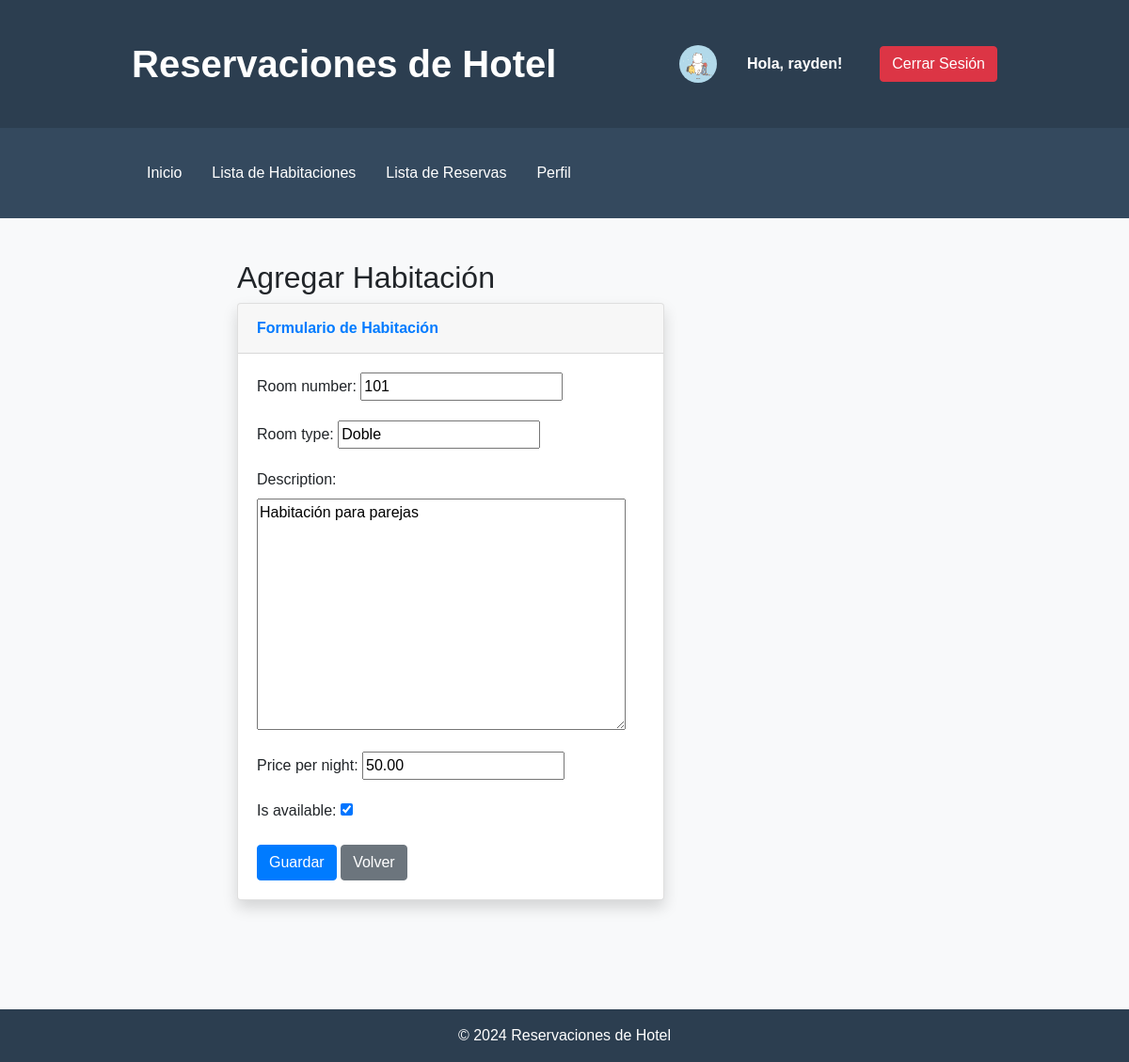
/rooms/update/1/ (signed in), run on the app's committed database.
### reservaciones/models.py (models this page shows, shortened)
class Profile(models.Model):
    user = models.OneToOneField(User, on_delete=models.CASCADE)
    profile_picture = models.ImageField(upload_to='profile_pictures/', null=True, blank=True)

class Room(models.Model):
    room_number = models.CharField(max_length=10)
    room_type = models.CharField(max_length=50)
    description = models.TextField()
    price_per_night = models.DecimalField(max_digits=10, decimal_places=2)
    is_available = models.BooleanField(default=True)

### reservaciones/views.py (the view)
# urls.py: path('rooms/update/<int:pk>/', RoomUpdateView.as_view(), name='room_edit'),
class RoomUpdateView(LoginRequiredMixin, UpdateView):
    model = Room
    form_class = RoomForm
    template_name = 'rooms/room_form.html'
    success_url = reverse_lazy('rooms_list')

### reservaciones/forms.py
class RoomForm(forms.ModelForm):
    class Meta:
        model = Room
        fields = ['room_number', 'room_type', 'description', 'price_per_night', 'is_available']

### reservaciones/templates/rooms/room_form.html (shortened to what this page needs)
{% extends 'index.html' %} {% block title %}Agregar Habitación{% endblock %} {% block content %}
<div class="container">
    <h2>Agregar Habitación</h2>
    <div class="row">
        <div class="col-lg-8">
            <div class="card shadow mb-4">
                <div class="card-header py-3">
                    <h6 class="m-0 font-weight-bold text-primary">Formulario de Habitación</h6>
                </div>
                <div class="card-body">
                    <form method="post" enctype="multipart/form-data">
                        {% csrf_token %} {{ form.as_p }}
                        <button type="submit" class="btn btn-primary btn-icon-split">
                            <span class="text">Guardar</span>
                        </button>
                        <a href="{% url 'rooms_list' %}" class="btn btn-secondary btn-icon-split">
                            <span class="text">Volver</span>
                        </a>
                    </form>
                </div>
            </div>
        </div>
    </div>
</div>
{% endblock %}

### reservaciones/templates/index.html (shortened to what this page needs)
<!DOCTYPE html>
<html lang="es">
<head>
    {% load static %}
    <link rel="stylesheet" href="https://stackpath.bootstrapcdn.com/bootstrap/4.5.2/css/bootstrap.min.css">
    <link rel="stylesheet" href="{% static 'css/styles.css' %}">
</head>
<body class="bg-light">
    <header class="bg-custom-header text-white py-4">
        <div class="container">
            <div class="d-flex justify-content-between align-items-center">
                <h1 class="font-weight-bold">{% block header %}Reservaciones de Hotel{% endblock %}</h1>
                {% if request.user.is_authenticated %}
                <div class="d-flex align-items-center">
                    {% if request.user.profile.profile_picture %}
                    <img src="{{ request.user.profile.profile_picture.url }}" alt="Imagen de perfil"
                        class="rounded-circle mr-2" style="width: 40px; height: 40px;"> {% endif %}
                    <strong class="font-weight-bold py-2 px-4">Hola, {{ request.user.username }}!</strong>
                    <a class="btn btn-danger text-custom-white ml-3 hover-bg-custom-red"
                        href="{% url 'logout' %}">Cerrar Sesión</a>
                </div>
                {% endif %}
            </div>
        </div>
    </header>
    <nav class="bg-custom-nav text-white py-2">
        <div class="container">
            <ul class="nav">
                <li class="nav-item">
                    <a class="nav-link text-custom-white hover-bg-custom-light" href="{% url 'index' %}">Inicio</a>
                </li>
                <li class="nav-item">
                    <a class="nav-link text-custom-white hover-bg-custom-light" href="{% url 'rooms_list' %}">Lista de
                        Habitaciones</a>
                <li class="nav-item">
                    <a class="nav-link text-custom-white hover-bg-custom-light"
                        href="{% url 'list_reservations' %}">Lista de
                        Reservas</a>
                </li>
                </li>
                {% if request.user.is_authenticated %}
                <li class="nav-item">
                    <a class="nav-link text-custom-white hover-bg-custom-light" href="{% url 'profile' %}">Perfil</a>
                </li>
                {% endif %}
            </ul>
        </div>
    </nav>
    <main class="container py-4">
        {% block content %}{% endblock %}
    </main>
    <footer class="bg-custom-header text-white mt-5 py-3">
        <div class="text-center">
            <p class="mb-0">© {% now "Y" %} Reservaciones de Hotel</p>
        </div>
    </footer>
</body>
</html>

### static/css/styles.css (style rules this page uses)
body { font-family: Arial, sans-serif; margin: 0; padding: 0; background-color: #f4f4f4; }
header { background: #333; color: #fff; padding: 10px 0; }
header h1 { margin: 0; padding: 0; text-align: center; }
.container { width: 80%; margin: auto; overflow: hidden; padding: 20px; }

### reservaciones/templates/index.html (style rules this page uses)
.bg-custom-header { background-color: #2c3e50; }
.bg-custom-nav { background-color: #34495e; }
.text-custom-white { color: white; }

### data on the page
Room: room_number "101", room_type "Doble", description "Habitación para parejas", price_per_night "50.00", is_available "☑"

### other printed values
{{ request.user.username }} "rayden"
